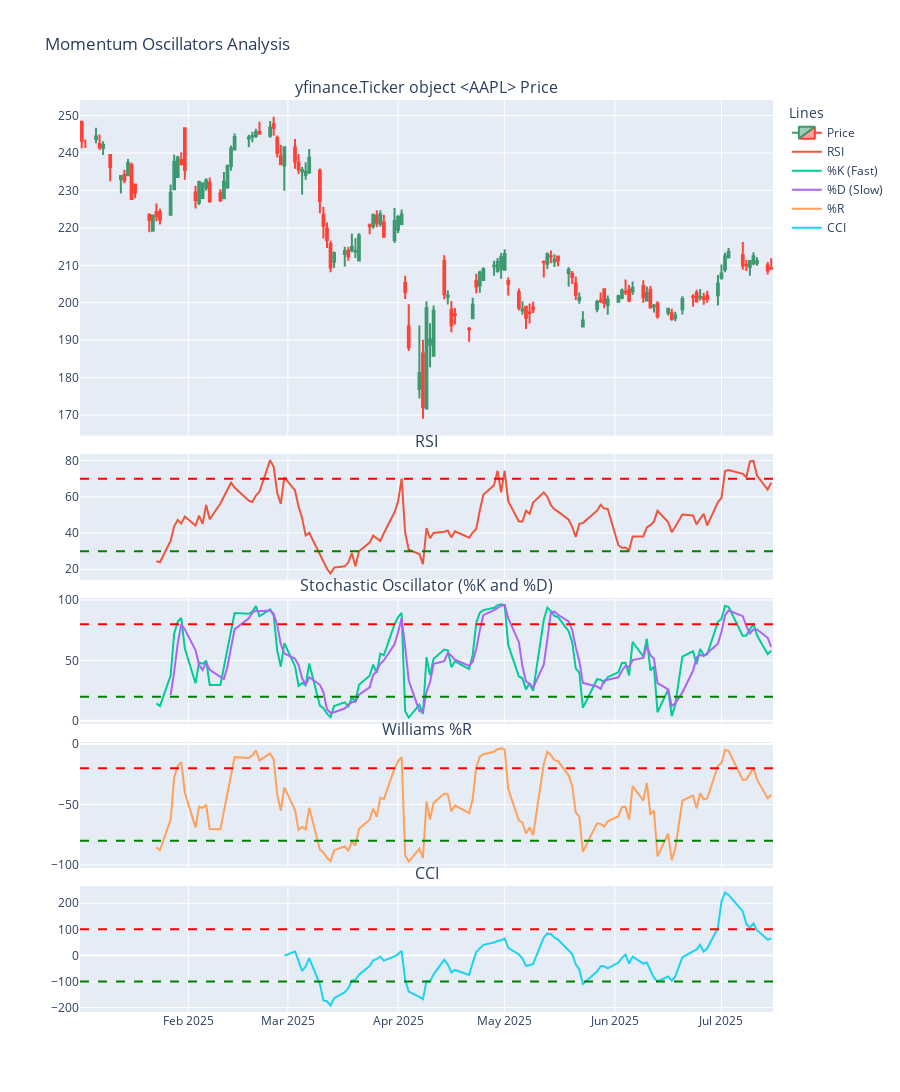

The cell this chart's notebook holds for it:
### Markdown cell above
## 7. Visualization and Interpretation

Now let's plot these indicators and see how they can be interpreted. We will look for overbought/oversold signals and potential divergences.

- **RSI**: Overbought > 70, Oversold < 30
- **Stochastic**: Overbought > 80, Oversold < 20
- **Williams %R**: Overbought > -20, Oversold < -80
- **CCI**: Overbought > 100, Oversold < -100

### Code cell
# Create subplots
fig = make_subplots(rows=5, cols=1, shared_xaxes=True, vertical_spacing=0.02,
                    subplot_titles=(f'{ticker} Price', 'RSI', 'Stochastic Oscillator (%K and %D)', 'Williams %R', 'CCI'),
                    row_heights=[0.4, 0.15, 0.15, 0.15, 0.15])

# Price chart
fig.add_trace(go.Candlestick(x=data.index, open=data['Open'], high=data['High'],
                             low=data['Low'], close=data['Close'], name='Price'), row=1, col=1)

# RSI
fig.add_trace(go.Scatter(x=data.index, y=data['RSI'], name='RSI'), row=2, col=1)
fig.add_hline(y=70, row=2, col=1, line_dash="dash", line_color="red")
fig.add_hline(y=30, row=2, col=1, line_dash="dash", line_color="green")

# Stochastic Oscillator
fig.add_trace(go.Scatter(x=data.index, y=data['%K'], name='%K (Fast)'), row=3, col=1)
fig.add_trace(go.Scatter(x=data.index, y=data['%D'], name='%D (Slow)'), row=3, col=1)
fig.add_hline(y=80, row=3, col=1, line_dash="dash", line_color="red")
fig.add_hline(y=20, row=3, col=1, line_dash="dash", line_color="green")

# Williams %R
fig.add_trace(go.Scatter(x=data.index, y=data['%R'], name='%R'), row=4, col=1)
fig.add_hline(y=-20, row=4, col=1, line_dash="dash", line_color="red")
fig.add_hline(y=-80, row=4, col=1, line_dash="dash", line_color="green")

# CCI
fig.add_trace(go.Scatter(x=data.index, y=data['CCI'], name='CCI'), row=5, col=1)
fig.add_hline(y=100, row=5, col=1, line_dash="dash", line_color="red")
fig.add_hline(y=-100, row=5, col=1, line_dash="dash", line_color="green")


fig.update_layout(height=1200, title_text="Momentum Oscillators Analysis", legend_title_text='Lines')
fig.update_xaxes(rangeslider_visible=False)
fig.show()

### Figure 1 — Plotly figure (JSON) as saved in the notebook; plotly's stock layout.template omitted (floating-point values rounded to 4 significant figures; data arrays with more than 128 entries replaced by an {"elided": "..."} marker saying what was removed)
{"data": [{"close": {"elided": "132 float values"}, "high": {"elided": "132 float values"}, "low": {"elided": "132 float values"}, "name": "Price", "open": {"elided": "132 float values"}, "type": "candlestick", "x": {"elided": "132 str values"}, "xaxis": "x", "yaxis": "y"}, {"name": "RSI", "type": "scatter", "x": {"elided": "132 str values"}, "xaxis": "x2", "y": {"elided": "132 float values"}, "yaxis": "y2"}, {"name": "%K (Fast)", "type": "scatter", "x": {"elided": "132 str values"}, "xaxis": "x3", "y": {"elided": "132 float values"}, "yaxis": "y3"}, {"name": "%D (Slow)", "type": "scatter", "x": {"elided": "132 str values"}, "xaxis": "x3", "y": {"elided": "132 float values"}, "yaxis": "y3"}, {"name": "%R", "type": "scatter", "x": {"elided": "132 str values"}, "xaxis": "x4", "y": {"elided": "132 float values"}, "yaxis": "y4"}, {"name": "CCI", "type": "scatter", "x": {"elided": "132 str values"}, "xaxis": "x5", "y": {"elided": "132 float values"}, "yaxis": "y5"}], "layout": {"annotations": [{"font": {"size": 16}, "showarrow": false, "text": "yfinance.Ticker object <AAPL> Price", "x": 0.5, "xanchor": "center", "xref": "paper", "y": 1, "yanchor": "bottom", "yref": "paper"}, {"font": {"size": 16}, "showarrow": false, "text": "RSI", "x": 0.5, "xanchor": "center", "xref": "paper", "y": 0.612, "yanchor": "bottom", "yref": "paper"}, {"font": {"size": 16}, "showarrow": false, "text": "Stochastic Oscillator (%K and %D)", "x": 0.5, "xanchor": "center", "xref": "paper", "y": 0.454, "yanchor": "bottom", "yref": "paper"}, {"font": {"size": 16}, "showarrow": false, "text": "Williams %R", "x": 0.5, "xanchor": "center", "xref": "paper", "y": 0.296, "yanchor": "bottom", "yref": "paper"}, {"font": {"size": 16}, "showarrow": false, "text": "CCI", "x": 0.5, "xanchor": "center", "xref": "paper", "y": 0.138, "yanchor": "bottom", "yref": "paper"}], "height": 1200, "legend": {"title": {"text": "Lines"}}, "shapes": [{"line": {"color": "red", "dash": "dash"}, "type": "line", "x0": 0, "x1": 1, "xref": "x2 domain", "y0": 70, "y1": 70, "yref": "y2"}, {"line": {"color": "green", "dash": "dash"}, "type": "line", "x0": 0, "x1": 1, "xref": "x2 domain", "y0": 30, "y1": 30, "yref": "y2"}, {"line": {"color": "red", "dash": "dash"}, "type": "line", "x0": 0, "x1": 1, "xref": "x3 domain", "y0": 80, "y1": 80, "yref": "y3"}, {"line": {"color": "green", "dash": "dash"}, "type": "line", "x0": 0, "x1": 1, "xref": "x3 domain", "y0": 20, "y1": 20, "yref": "y3"}, {"line": {"color": "red", "dash": "dash"}, "type": "line", "x0": 0, "x1": 1, "xref": "x4 domain", "y0": -20, "y1": -20, "yref": "y4"}, {"line": {"color": "green", "dash": "dash"}, "type": "line", "x0": 0, "x1": 1, "xref": "x4 domain", "y0": -80, "y1": -80, "yref": "y4"}, {"line": {"color": "red", "dash": "dash"}, "type": "line", "x0": 0, "x1": 1, "xref": "x5 domain", "y0": 100, "y1": 100, "yref": "y5"}, {"line": {"color": "green", "dash": "dash"}, "type": "line", "x0": 0, "x1": 1, "xref": "x5 domain", "y0": -100, "y1": -100, "yref": "y5"}], "title": {"text": "Momentum Oscillators Analysis"}, "xaxis": {"anchor": "y", "domain": [0, 1], "matches": "x5", "rangeslider": {"visible": false}, "showticklabels": false}, "xaxis2": {"anchor": "y2", "domain": [0, 1], "matches": "x5", "rangeslider": {"visible": false}, "showticklabels": false}, "xaxis3": {"anchor": "y3", "domain": [0, 1], "matches": "x5", "rangeslider": {"visible": false}, "showticklabels": false}, "xaxis4": {"anchor": "y4", "domain": [0, 1], "matches": "x5", "rangeslider": {"visible": false}, "showticklabels": false}, "xaxis5": {"anchor": "y5", "domain": [0, 1], "rangeslider": {"visible": false}}, "yaxis": {"anchor": "x", "domain": [0.632, 1]}, "yaxis2": {"anchor": "x2", "domain": [0.474, 0.612]}, "yaxis3": {"anchor": "x3", "domain": [0.316, 0.454]}, "yaxis4": {"anchor": "x4", "domain": [0.158, 0.296]}, "yaxis5": {"anchor": "x5", "domain": [0, 0.138]}}}
